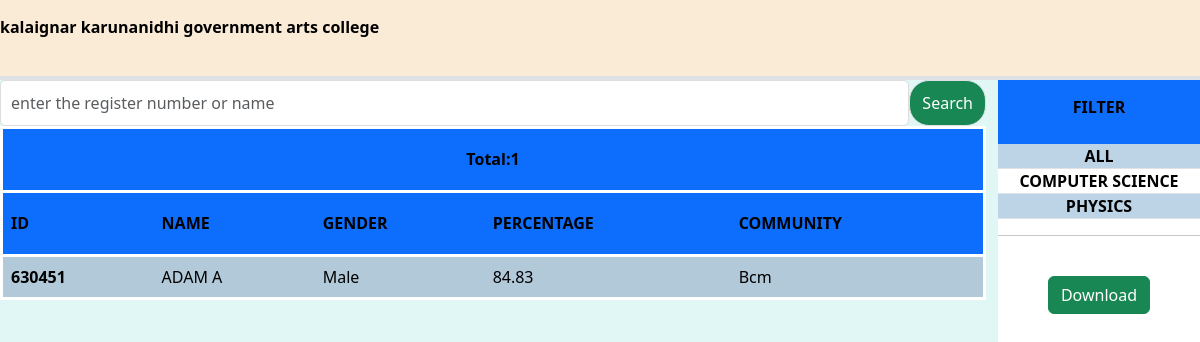
Screenshot of /office/ with the database file from the repository.
### myapp/models.py (models this page shows, shortened)
class PgStudentDetails(models.Model):
    GENDER=[
    ('male','MALE'),
    ('female','FEMALE'),
    ('others','OTHERS')
    ]
    COMUNNITY=[
        ('oc','OC'),
        ('bc','BC'),
        ('bcm','BCM'),
        ('sc','SC'),
        ('sca','SCA'),
        ('st','ST'),
        ('mbc','MBC')
    ]
    BOOLOPT=[
        ('yes','YES'),
        ('no','NO')
    ]
    MAR_STATUS=[
        ('single','SINGLE'),
        ('married','MARRIED')
    ]
    RELIGION=[
        ('hindu','HINDU'),
        ('muslim','MUSLIM'),
        ('cristin','CRISTIN')
    ]
    STATUS=[
        ('applied','APPLIED'),
        ('controler','CONTROLER'),
        ('department','DEPARTMENT'),
        ('admited','ADMITED'),
        ('rejected','REJECTED')
    ]
    student=models.OneToOneField(CustomUserStudent,on_delete=models.CASCADE)
    name=models.CharField(max_length=30,null=False)
    fathername=models.CharField(max_length=30,null=True,blank=True)
    gender=models.CharField(max_length=10,choices=GENDER)
    dateofbirth=models.DateField(null=True,blank=True)
    community=models.CharField(max_length=5,choices=COMUNNITY)
    religion=models.CharField(max_length=20,choices=RELIGION,null=True,blank=True,)
    maratail_status=models.CharField(max_length=10,null=True,blank=True,choices=MAR_STATUS,default='single')
    pysically_chalanged=models.CharField(max_length=5,choices=BOOLOPT,null=True,blank=True,default='no')
    sports=models.CharField(max_length=5,choices=BOOLOPT,null=True,blank=True,default='no')
    aadhar=models.CharField(max_length=30,null=True,blank=True)
    address=models.CharField(max_length=130,null=True,blank=True)
    distric=models.CharField(max_length=30,null=False)
    Department=models.ForeignKey(Department,on_delete=models.CASCADE)
    percentageoptained=models.CharField(max_length=5,null=False)
    instute_name=models.CharField(max_length=30,null=True,blank=True)
    degree=models.CharField(max_length=30,null=True,blank=True)
    mode_of_study=models.CharField(max_length=30,null=True,blank=True)
    medium=models.CharField(max_length=30,null=True,blank=True)
    acadamic_year=models.CharField(max_length=30,null=True,blank=True)
    photo_doc=models.ImageField(upload_to=Photo_rename, validators=[validate_image_size],null=True,blank=True)
    aadhar_doc=models.ImageField(upload_to=aadhar_rename, validators=[validate_image_size],null=True,blank=True)
    tc_doc=models.ImageField(upload_to=tc_rename, validators=[validate_image_size],null=True,blank=True)
    marksheet_doc=models.ImageField(upload_to=Marksheet_rename, validators=[validate_image_size],null=True,blank=True)
    community_doc=models.ImageField(upload_to=community_rename, validators=[validate_image_size],null=True,blank=True)
    special_doc=models.ImageField(upload_to=special_documents_rename,null=True,blank=True, validators=[validate_image_size])
    details_submited=models.BooleanField(default=False)
    status=models.CharField(max_length=30,null=False, choices=STATUS)
    resevation=models.CharField(max_length=10, null=True,blank=True)
    remark=models.CharField(max_length=150,null=True,blank=True)
    fees=models.BooleanField(default=False)
    rejectedBy=models.CharField(max_length=10,null=True,blank=True)
    aproved=models.BooleanField(default=False)

class CustomUserStudent(AbstractBaseUser,PermissionsMixin):
    email = models.EmailField(unique=True)
    username = models.CharField(max_length=30, unique=True)
    phone_number=models.CharField(max_length=10)
    is_active = models.BooleanField(default=True)
    role=models.CharField(max_length=10,default='student')
    is_staff = models.BooleanField(default=False)
    password_created=models.CharField(max_length=15,null=False,blank=False)
    groups = models.ManyToManyField(
        Group,
        related_name="customuserstudent_groups",
    )
    user_permissions = models.ManyToManyField(
        Permission,
        related_name="customuserstudent_permissions",
    )
    objects = CustomUserManager()
    USERNAME_FIELD = 'username'
    REQUIRED_FIELDS = ['email','phone_number']

class Department(models.Model):
    name=models.CharField(max_length=30,null=False,unique=True)
    ug_couse=models.CharField(max_length=30,null=False)
    pg_course=models.CharField(max_length=30,null=False)
    pg_oc=models.IntegerField(default=0,null=False)
    pg_bc=models.IntegerField(default=0,null=False)
    pg_bcm=models.IntegerField(default=0,null=False)
    pg_sc=models.IntegerField(default=0,null=False)
    pg_sca=models.IntegerField(default=0,null=False)
    pg_st=models.IntegerField(default=0,null=False)
    pg_mbc=models.IntegerField(default=0,null=False)
    def __str__(self):
        return self.name

### myapp/extendedviews.py (the view)
# urls.py: path('office/',view.office,name='office'),
def office(request):
    dep = request.GET.get('dep', '').lower()
    search=request.GET.get('data', '').lower()
    try:
        dpt = models.Department.objects.all()
        data=models.PgStudentDetails.objects.filter(status='admited').filter(aproved=True).filter(Q(student__username__icontains=search)|Q(name__icontains=search))
    except Exception as e:
        return HttpResponse(e)
    if dep == 'all' or dep == '':
        filtered_data = data.order_by('-community')
    else:
        filtered_data = data.filter(Department__name=dep).order_by('-community')
    context = {
        'data': filtered_data,
        'department': dpt,
        'count':filtered_data.count()
    }
    return render(request, 'office/listpage.html', context)

### templates/office/listpage.html (shortened to what this page needs)
{% extends "main.html"%}
{% block content %}
<div class="container-fluid m-0 p-0" style="max-width: 99%;">
    {% include 'logoutbar.html' %}
    <div class="row ">
        <div class="col-md-10 col-xl-10 col-xxl-10 bg ">
            <div >
                <form action="." method="get" style="display: flex;">
                    <input type="text" name="data" style="margin-bottom:2px solid ;"
                    class="form-control" placeholder="enter the register number or name">
                    <button type="submit" class="btn btn-success border" style="border-radius: 20px;" name="Search" value="Search">Search</button>
                </form>
            </div>
            {% include 'pg/components/studentlist.html' %}
        </div>
        <div class="col-md-2 col-xl-2 col-xxl-2 bg  m-0 p-0" style="background-color: white; overflow-y: auto;">
            {% include 'office/depfilter.html' %}
        </div>
    </div>
</div>
{% endblock %}

### templates/pg/components/studentlist.html
<div class="scrollable-div">
<table class="table table-hover table-striped m-0 p-0">
    <thead class="border-bottom border-white border-3">
        <th colspan="5" style="text-align: center;"><b>Total:{{count}}</b></th>
    </thead>
    <thead class="border-bottom border-white border-3">
        <th>ID</th>
        <th>NAME</th>
        <th>GENDER</th>
        <th>PERCENTAGE</th>
        <th>COMMUNITY</th>
    </thead>
    <tbody class="border-white border-3">
      {% for items in data %}
      <tr class="m-2 border border-secondary " onclick="callurl('{{ items.student.username }}')">
                <th scope="row">{{items.student.username}}</th>
                <td>{{items.name}}</td>
                <td>{{items.gender}}</td>
                <td>{{items.percentageoptained}}</td>
                <td>{{items.community}}</td>
            </tr>
        {% endfor %}
  </tbody>
</table>
</div>

### templates/office/depfilter.html (shortened to what this page needs)
<div class="bg-primary title-heading"><p><b>FILTER</b></p></div>
        <ol class="list-group view-filter list-group-numbered  striped-view " >
            <li class="border-bottom" >
                <a  href="?dep=all" class="fw-bold filter-option">ALL</a>
            </li>
            {% for dept in department%}
        <li class="border-bottom" >
            <a  href="?dep={{dept.name}} " class="fw-bold filter-option">{{dept}}</a>
        </li>
            {%endfor%}
    </ol>
    <hr>
<br>
    <div class="container text-center">
        <form action="" method="post">
        <button type="submit" name="action" value="download" class="btn btn-success" style="margin-bottom: 10px;">Download</button>
        </form>
    </div>

### rows the page displays
PgStudentDetails: student.username "630451", name "ADAM A", gender "Male", percentageoptained "84.83", community "Bcm"
Department: name "COMPUTER SCIENCE"
Department: name "PHYSICS"

### other values shown
{{ count }} "1"
